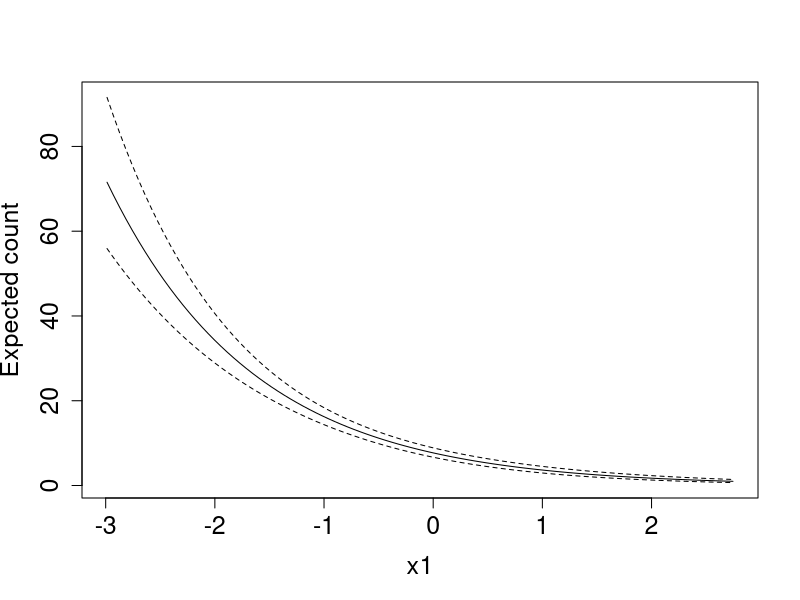

This chart was generated by the following R code:
## ---- chunk 1
setwd(choose.dir())
exmdat <- read.csv("Exam 2 Data.csv")
head(exmdat)
## ---- chunk 2
fit <- glm(y ~ x1 * x2 + x3, family = poisson, data = exmdat)
summary(fit)
## ---- chunk 3
b <- coef(fit)

b[2] + b[6] * -1
## ---- chunk 4
data2 <- data.frame(
x1 = seq(from = min(exmdat$x1), to = max(exmdat$x1),length.out = 100),
x2 = -1,
x3 = factor('a', levels = c('a','b','c')))
        
head(data2)

prd1 <- predict.glm(object = fit, newdata = data2, se.fit = T)
low <- exp(prd1$fit - qnorm(0.95) * prd1$se.fit)
high <- exp(prd1$fit + qnorm(0.95) * prd1$se.fit)

plot(y = exp(prd1$fit), x = data2$x1, xlab = 'x1',
  ylab = 'Expected count', cex.axis = 1.5, cex.lab = 1.5,
  ylim = c(min(low), max(high)), type = 'l')
  lines(x = data2$x1, y = low, lty = 2)
  lines(x = data2$x1, y = high, lty = 2)
## ---- chunk 5
summary(fit)
## ---- chunk 6
library(multcomp) #For the glht function and hypothesis test

b[5] - b[4]

#Constrast Matrix

x <- matrix(c(0, mean(exmdat$x1), mean(exmdat$x2), -1, 1, ((mean(exmdat$x1) * mean(exmdat$x2)) )), nrow = 1)
x

cntr <- glht(model = fit, linfct = x)
summary(cntr, test = adjusted('none'))
## ---- chunk 7
#Test Statistic
ts <- b[6] / summary(fit)[['coefficients']]['x1:x2','Std. Error']
ts

#P-value
pnorm(-1 * abs(ts)) * 2
## ---- chunk 8
p <- plogis(-2)
x_1 <- c(1,0)
dbinom(x_1, size = 1, p = p)
